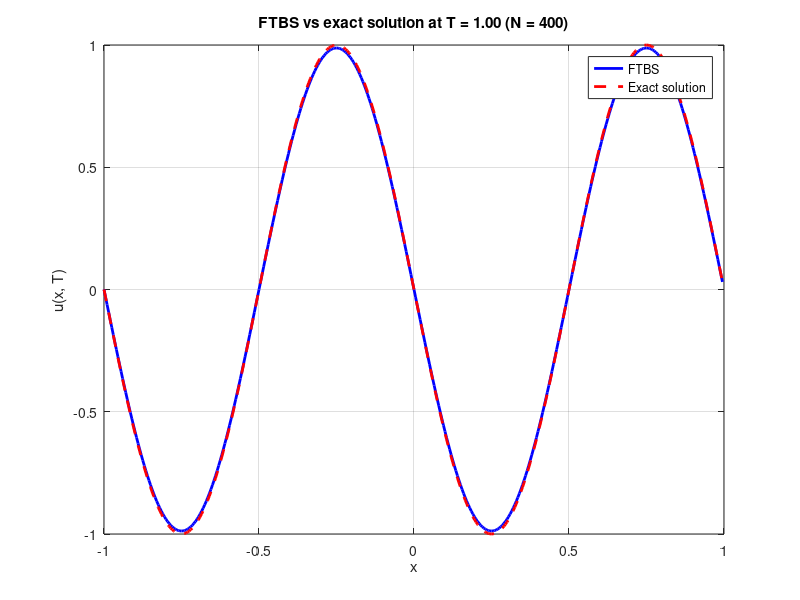
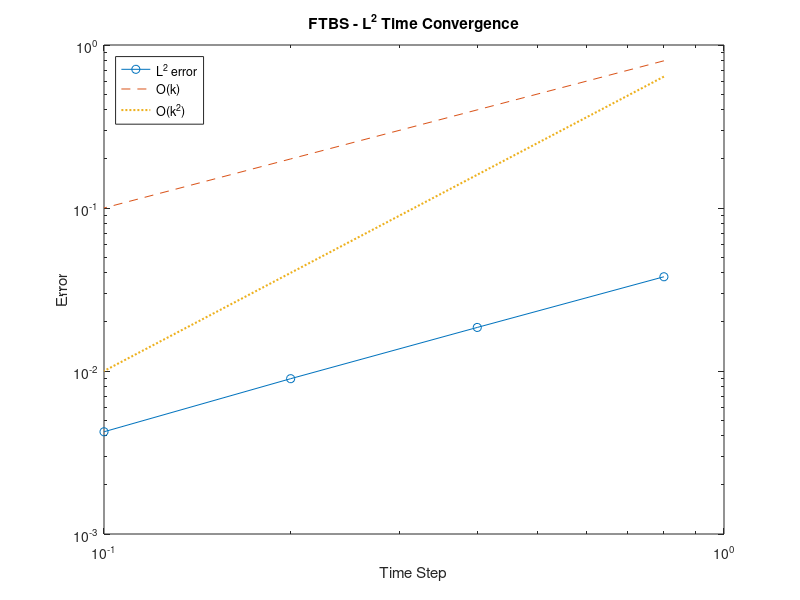
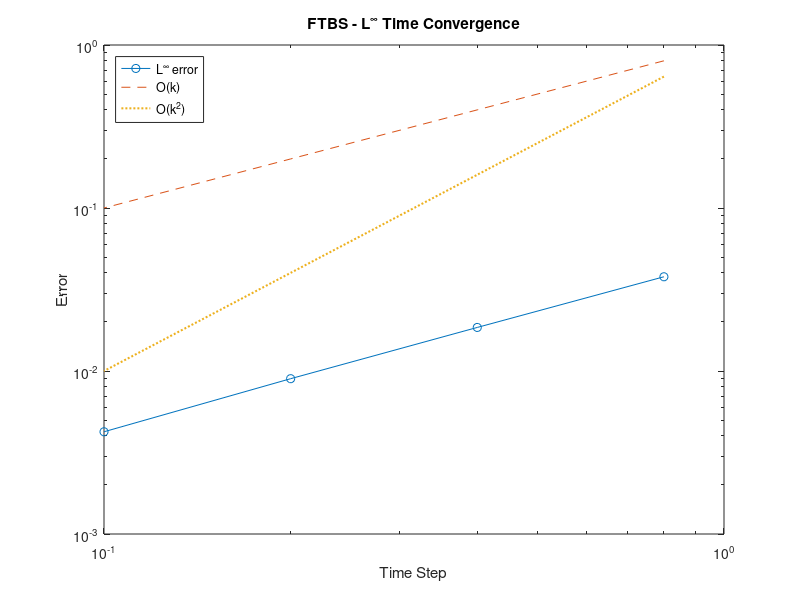
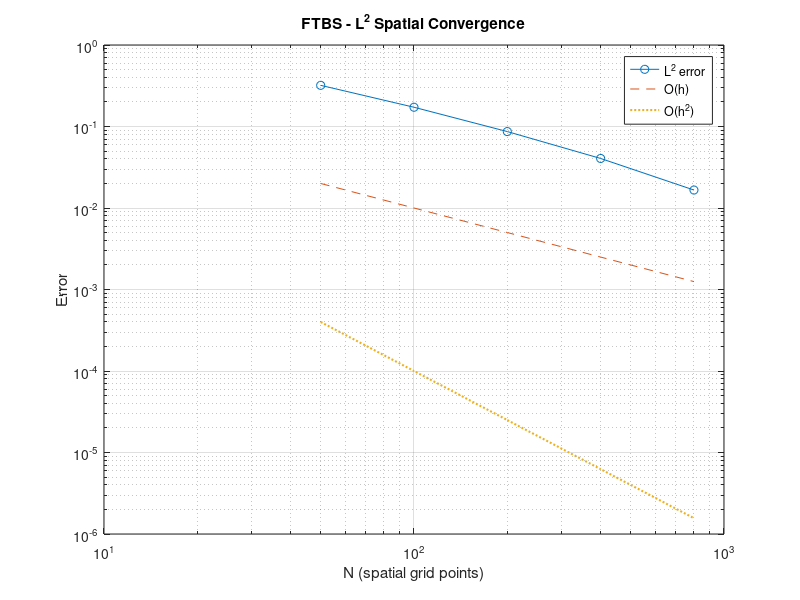

These charts were generated, in order, by the following MATLAB code:
clear all
clc
close all
a = 0.5;                 
L = 2;                   
T = 1;                  

grid_points = [50, 100, 200, 300, 400]; 
errors = zeros(size(grid_points));


for idx = 1:length(grid_points)
    N = grid_points(idx);
    dx = L / N;
    x = linspace(-1, 1, N+1); 
    x(end) = [];              

    
    CFL = 0.75;                  
    dt = CFL * dx / a;
    Nt = round(T/dt);         
    dt = T / Nt;              

    
    u = sin(2*pi*x);


    for n = 1:Nt
        u_previous = [u(end), u(1:end-1)]; 
        u = u - (a*dt/dx) * (u - u_previous);
    end

    u_exact = sin(2*pi*(x - a*T));

    if idx == length(grid_points)
        figure;
        plot(x, u, 'b-', 'LineWidth', 2); hold on;
        plot(x, u_exact, 'r--', 'LineWidth', 2);
        legend('FTBS', 'Exact solution');
        xlabel('x'); ylabel('u(x, T)');
        title(sprintf('FTBS vs exact solution at T = %.2f (N = %d)', T, N));
        grid on;
    end

    % u_exact is continuous function
    errors(idx) = sqrt(sum((u - u_exact).^2) * dx);
end



%%

% Temporal Convergence

clc; clear; close all;


a = 0.5;


L = 2;               
T = 1;               

% Fixed spatial grid
N = 400;             
dx = L / N;
x = linspace(-1, 1, N+1); 
x(end) = [];         

cfl_scales = [0.8, 0.4, 0.2, 0.1];  
L2_errors = zeros(size(cfl_scales));
Linf_errors = zeros(size(cfl_scales));

% Reference solution 
cfl_ref = 0.01;                               
dt_ref = cfl_ref * dx / a;
Nt_ref = round(T / dt_ref);
dt_ref = T / Nt_ref;

u_ref = sin(2*pi*x);                           

for n = 1:Nt_ref
    u_prev = [u_ref(end), u_ref(1:end-1)];     
    u_ref = u_ref - (a*dt_ref/dx) * (u_ref - u_prev);
end

% Loop over time step sizes 
for idx = 1:length(cfl_scales)
    cfl = cfl_scales(idx);
    dt = cfl * dx / a;
    Nt = round(T / dt);
    dt = T / Nt;

    u = sin(2*pi*x);

    for n = 1:Nt
        u_prev = [u(end), u(1:end-1)];
        u = u - (a*dt/dx) * (u - u_prev);
    end

    residual = u - u_ref;
    L2_errors(idx) = sqrt(dx) * norm(residual, 2);
    Linf_errors(idx) = norm(residual, Inf);
end

% Plot convergence
figure;
loglog(cfl_scales, L2_errors, 'o-', ...
       cfl_scales, cfl_scales, '--', ...
       cfl_scales, cfl_scales.^2, ':', 'LineWidth', 1.5);
legend('L^2 error','O(k)','O(k^2)', 'Location','northwest');
xlabel('Time Step'); ylabel('Error'); title('FTBS - L^2 Time Convergence');

figure;
loglog(cfl_scales, Linf_errors, 'o-', ...
       cfl_scales, cfl_scales, '--', ...
       cfl_scales, cfl_scales.^2, ':', 'LineWidth', 1.5);
legend('L^\infty error','O(k)','O(k^2)', 'Location','northwest');
xlabel('Time Step'); ylabel('Error'); title('FTBS - L^\infty Time Convergence');

% Convergence rates
rates_L2 = log2(L2_errors(1:end-1) ./ L2_errors(2:end));
rates_Inf = log2(Linf_errors(1:end-1) ./ Linf_errors(2:end));
disp('L2 convergence rates:'); disp(rates_L2);
disp('Linf convergence rates:'); disp(rates_Inf);




%%

% Spatial Convergence

clc; clear; close all;

a = 0.5;
T = 1;                   
dt_fixed = 0.00125;      
Nt = round(T / dt_fixed);
dt = T / Nt;             

% Spatial resolutions
grid_points = [50, 100, 200, 400, 800];
L2_errors = zeros(size(grid_points));
Linf_errors = zeros(size(grid_points));

% Reference solution 
N_ref = 2500;
dx_ref = 2 / N_ref;
x_ref = linspace(-1, 1, N_ref+1); x_ref(end) = [];
u_ref = sin(2*pi*x_ref);

for n = 1:Nt
    u_prev = [u_ref(end), u_ref(1:end-1)];
    u_ref = u_ref - (a * dt / dx_ref) * (u_ref - u_prev);
end

% Loop over spatial resolutions
for idx = 1:length(grid_points)
    N = grid_points(idx);
    dx = 2 / N;
    x = linspace(-1, 1, N+1); x(end) = [];
    u = sin(2*pi*x);

    for n = 1:Nt
        u_prev = [u(end), u(1:end-1)];
        u = u - (a * dt / dx) * (u - u_prev);
    end

    % Interpolate reference onto coarse grid
    u_ref_interp = interp1(x_ref, u_ref, x, 'spline');

    residual = u - u_ref_interp;
    L2_errors(idx) = sqrt(dx) * norm(residual, 2);
    Linf_errors(idx) = norm(residual, Inf);
end

% Plot convergence 
figure;
loglog(grid_points, L2_errors, 'o-', ...
       grid_points, 1./grid_points, '--', ...
       grid_points, 1./(grid_points.^2), ':', 'LineWidth', 1.5);
legend('L^2 error','O(h)','O(h^2)', 'Location','northeast');
xlabel('N (spatial grid points)'); ylabel('Error');
title('FTBS - L^2 Spatial Convergence'); grid on;

figure;
loglog(grid_points, Linf_errors, 'o-', ...
       grid_points, 1./grid_points, '--', ...
       grid_points, 1./(grid_points.^2), ':', 'LineWidth', 1.5);
legend('L^\infty error','O(h)','O(h^2)', 'Location','northeast');
xlabel('N (spatial grid points)'); ylabel('Error');
title('FTBS - L^\infty Spatial Convergence'); grid on;

% Print observed convergence rates ===
rates_L2 = log2(L2_errors(1:end-1) ./ L2_errors(2:end));
rates_Inf = log2(Linf_errors(1:end-1) ./ Linf_errors(2:end));
disp('L2 convergence rates:'); disp(rates_L2);
disp('Linf convergence rates:'); disp(rates_Inf);

